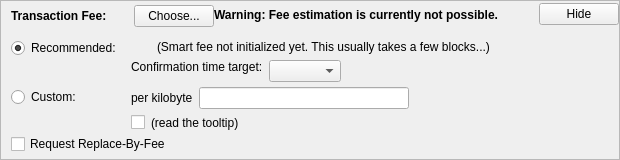
      <widget class="QFrame" name="frameFee">
       <property name="sizePolicy">
        <sizepolicy hsizetype="Expanding" vsizetype="Fixed">
         <horstretch>0</horstretch>
         <verstretch>0</verstretch>
        </sizepolicy>
       </property>
       <property name="maximumSize">
        <size>
         <width>16777215</width>
         <height>16777215</height>
        </size>
       </property>
       <property name="frameShape">
        <enum>QFrame::StyledPanel</enum>
       </property>
       <property name="frameShadow">
        <enum>QFrame::Sunken</enum>
       </property>
       <layout class="QVBoxLayout" name="verticalLayoutFee1">
        <property name="spacing">
         <number>0</number>
        </property>
        <property name="leftMargin">
         <number>0</number>
        </property>
        <property name="topMargin">
         <number>0</number>
        </property>
        <property name="rightMargin">
         <number>0</number>
        </property>
        <property name="bottomMargin">
         <number>0</number>
        </property>
        <item>
         <layout class="QVBoxLayout" name="verticalLayoutFee2" stretch="0,0,0">
          <property name="spacing">
           <number>0</number>
          </property>
          <property name="leftMargin">
           <number>10</number>
          </property>
          <property name="topMargin">
           <number>0</number>
          </property>
          <item>
           <layout class="QHBoxLayout" name="horizontalLayoutFee1">
            <property name="bottomMargin">
             <number>0</number>
            </property>
            <item>
             <layout class="QVBoxLayout" name="verticalLayoutFee7">
              <property name="spacing">
               <number>0</number>
              </property>
              <item>
               <spacer name="verticalSpacerSmartFee">
                <property name="orientation">
                 <enum>Qt::Vertical</enum>
                </property>
                <property name="sizeType">
                 <enum>QSizePolicy::Fixed</enum>
                </property>
                <property name="sizeHint" stdset="0">
                 <size>
                  <width>1</width>
                  <height>4</height>
                 </size>
                </property>
               </spacer>
              </item>
              <item>
               <layout class="QHBoxLayout" name="horizontalLayoutSmartFee">
                <property name="spacing">
                 <number>10</number>
                </property>
                <item>
                 <widget class="QLabel" name="labelFeeHeadline">
                  <property name="sizePolicy">
                   <sizepolicy hsizetype="Preferred" vsizetype="Maximum">
                    <horstretch>0</horstretch>
                    <verstretch>0</verstretch>
                   </sizepolicy>
                  </property>
                  <property name="font">
                   <font>
                    <weight>75</weight>
                    <bold>true</bold>
                   </font>
                  </property>
                  <property name="styleSheet">
                   <string notr="true">font-weight:bold;</string>
                  </property>
                  <property name="text">
                   <string>Transaction Fee:</string>
                  </property>
                 </widget>
                </item>
                <item>
                 <widget class="QLabel" name="labelFeeMinimized">
                  <property name="text">
                   <string/>
                  </property>
                 </widget>
                </item>
                <item>
                 <widget class="QPushButton" name="buttonChooseFee">
                  <property name="text">
                   <string>Choose...</string>
                  </property>
                 </widget>
                </item>
               </layout>
              </item>
              <item>
               <spacer name="verticalSpacer_5">
                <property name="orientation">
                 <enum>Qt::Vertical</enum>
                </property>
                <property name="sizeHint" stdset="0">
                 <size>
                  <width>1</width>
                  <height>1</height>
                 </size>
                </property>
               </spacer>
              </item>
             </layout>
            </item>
            <item>
             <widget class="QLabel" name="fallbackFeeWarningLabel">
              <property name="font">
               <font>
                <weight>75</weight>
                <bold>true</bold>
               </font>
              </property>
              <property name="toolTip">
               <string>Using the fallbackfee can result in sending a transaction that will take several hours or days (or never) to confirm. Consider choosing your fee manually or wait until you have validated the complete chain.</string>
              </property>
              <property name="text">
               <string>Warning: Fee estimation is currently not possible.</string>
              </property>
              <property name="wordWrap">
               <bool>false</bool>
              </property>
             </widget>
            </item>
            <item>
             <spacer name="horizontalSpacer_4">
              <property name="orientation">
               <enum>Qt::Horizontal</enum>
              </property>
              <property name="sizeType">
               <enum>QSizePolicy::MinimumExpanding</enum>
              </property>
              <property name="sizeHint" stdset="0">
               <size>
                <width>40</width>
                <height>20</height>
               </size>
              </property>
             </spacer>
            </item>
            <item>
             <widget class="QPushButton" name="buttonMinimizeFee">
              <property name="toolTip">
               <string>collapse fee-settings</string>
              </property>
              <property name="text">
               <string>Hide</string>
              </property>
             </widget>
            </item>
           </layout>
          </item>
          <item>
           <widget class="QFrame" name="frameFeeSelection">
            <layout class="QVBoxLayout" name="verticalLayoutFee12">
             <property name="spacing">
              <number>0</number>
             </property>
             <property name="leftMargin">
              <number>0</number>
             </property>
             <property name="topMargin">
              <number>0</number>
             </property>
             <property name="rightMargin">
              <number>0</number>
             </property>
             <property name="bottomMargin">
              <number>0</number>
             </property>
             <item>
              <layout class="QGridLayout" name="gridLayoutFee">
               <property name="topMargin">
                <number>10</number>
               </property>
               <property name="bottomMargin">
                <number>4</number>
               </property>
               <property name="horizontalSpacing">
                <number>10</number>
               </property>
               <property name="verticalSpacing">
                <number>4</number>
               </property>
               <item row="1" column="1">
                <layout class="QVBoxLayout" name="verticalLayoutFee8">
                 <property name="spacing">
                  <number>6</number>
                 </property>
                 <item>
                  <layout class="QHBoxLayout" name="horizontalLayoutFee13">
                   <item>
                    <widget class="QLabel" name="labelCustomPerKilobyte">
                     <property name="toolTip">
                      <string>If the custom fee is set to 1000 satoshis and the transaction is only 250 bytes, then &quot;per kilobyte&quot; only pays 250 satoshis in fee, while &quot;total at least&quot; pays 1000 satoshis. For transactions bigger than a kilobyte both pay by kilobyte.</string>
                     </property>
                     <property name="text">
                      <string>per kilobyte</string>
                     </property>
                    </widget>
                   </item>
                   <item>
                    <widget class="MulecoinAmountField" name="customFee"/>
                   </item>
                   <item>
                    <spacer name="horizontalSpacer_6">
                     <property name="orientation">
                      <enum>Qt::Horizontal</enum>
                     </property>
                     <property name="sizeHint" stdset="0">
                      <size>
                       <width>1</width>
                       <height>1</height>
                      </size>
                     </property>
                    </spacer>
                   </item>
                  </layout>
                 </item>
                 <item>
                  <layout class="QHBoxLayout" name="horizontalLayoutFee8">
                   <item>
                    <widget class="QCheckBox" name="checkBoxMinimumFee">
                     <property name="toolTip">
                      <string>Paying only the minimum fee is just fine as long as there is less transaction volume than space in the blocks. But be aware that this can end up in a never confirming transaction once there is more demand for mulecoin transactions than the network can process.</string>
                     </property>
                     <property name="text">
                      <string/>
                     </property>
                    </widget>
                   </item>
                   <item>
                    <widget class="QLabel" name="labelMinFeeWarning">
                     <property name="enabled">
                      <bool>true</bool>
                     </property>
                     <property name="toolTip">
                      <string>Paying only the minimum fee is just fine as long as there is less transaction volume than space in the blocks. But be aware that this can end up in a never confirming transaction once there is more demand for mulecoin transactions than the network can process.</string>
                     </property>
                     <property name="text">
                      <string>(read the tooltip)</string>
                     </property>
                     <property name="margin">
                      <number>5</number>
                     </property>
                    </widget>
                   </item>
                   <item>
                    <spacer name="horizontalSpacer_2">
                     <property name="orientation">
                      <enum>Qt::Horizontal</enum>
                     </property>
                     <property name="sizeHint" stdset="0">
                      <size>
                       <width>1</width>
                       <height>1</height>
                      </size>
                     </property>
                    </spacer>
                   </item>
                  </layout>
                 </item>
                </layout>
               </item>
               <item row="0" column="0">
                <layout class="QVBoxLayout" name="verticalLayoutFee4" stretch="0,1">
                 <item>
                  <widget class="QRadioButton" name="radioSmartFee">
                   <property name="text">
                    <string>Recommended:</string>
                   </property>
                   <property name="checked">
                    <bool>true</bool>
                   </property>
                   <attribute name="buttonGroup">
                    <string notr="true">groupFee</string>
                   </attribute>
                  </widget>
                 </item>
                 <item>
                  <spacer name="verticalSpacer_2">
                   <property name="orientation">
                    <enum>Qt::Vertical</enum>
                   </property>
                   <property name="sizeHint" stdset="0">
                    <size>
                     <width>1</width>
                     <height>1</height>
                    </size>
                   </property>
                  </spacer>
                 </item>
                </layout>
               </item>
               <item row="1" column="0">
                <layout class="QVBoxLayout" name="verticalLayoutFee9" stretch="0,1">
                 <item>
                  <widget class="QRadioButton" name="radioCustomFee">
                   <property name="text">
                    <string>Custom:</string>
                   </property>
                   <attribute name="buttonGroup">
                    <string notr="true">groupFee</string>
                   </attribute>
                  </widget>
                 </item>
                 <item>
                  <spacer name="verticalSpacer_6">
                   <property name="orientation">
                    <enum>Qt::Vertical</enum>
                   </property>
                   <property name="sizeHint" stdset="0">
                    <size>
                     <width>1</width>
                     <height>1</height>
                    </size>
                   </property>
                  </spacer>
                 </item>
                </layout>
               </item>
               <item row="0" column="1">
                <layout class="QVBoxLayout" name="verticalLayoutFee3" stretch="0,0,1">
                 <property name="spacing">
                  <number>6</number>
                 </property>
                 <property name="topMargin">
                  <number>2</number>
                 </property>
                 <item>
                  <layout class="QHBoxLayout" name="horizontalLayoutFee12">
                   <item>
                    <widget class="QLabel" name="labelSmartFee">
                     <property name="text">
                      <string/>
                     </property>
                     <property name="margin">
                      <number>2</number>
                     </property>
                    </widget>
                   </item>
                   <item>
                    <widget class="QLabel" name="labelFeeEstimation">
                     <property name="text">
                      <string/>
                     </property>
                    </widget>
                   </item>
                   <item>
                    <widget class="QLabel" name="labelSmartFee2">
                     <property name="text">
                      <string>(Smart fee not initialized yet. This usually takes a few blocks...)</string>
                     </property>
                     <property name="margin">
                      <number>2</number>
                     </property>
                    </widget>
                   </item>
                   <item>
                    <spacer name="horizontalSpacer_5">
                     <property name="orientation">
                      <enum>Qt::Horizontal</enum>
                     </property>
                     <property name="sizeHint" stdset="0">
                      <size>
                       <width>1</width>
                       <height>1</height>
                      </size>
                     </property>
                    </spacer>
                   </item>
                  </layout>
                 </item>
                 <item>
                  <layout class="QHBoxLayout" name="horizontalLayoutFee9">
                   <item>
                    <layout class="QVBoxLayout" name="verticalLayoutFee6">
                     <item>
                      <widget class="QLabel" name="labelSmartFee3">
                       <property name="text">
                        <string>Confirmation time target:</string>
                       </property>
                       <property name="margin">
                        <number>2</number>
                       </property>
                      </widget>
                     </item>
                     <item>
                      <spacer name="verticalSpacer_3">
                       <property name="orientation">
                        <enum>Qt::Vertical</enum>
                       </property>
                       <property name="sizeHint" stdset="0">
                        <size>
                         <width>1</width>
                         <height>1</height>
                        </size>
                       </property>
                      </spacer>
                     </item>
                    </layout>
                   </item>
                   <item>
                    <layout class="QVBoxLayout" name="verticalLayoutFee5">
                     <property name="rightMargin">
                      <number>30</number>
                     </property>
                     <item>
                      <layout class="QHBoxLayout" name="horizontalLayoutConfTarget">
                       <property name="bottomMargin">
                        <number>0</number>
                       </property>
                       <item>
                        <widget class="QComboBox" name="confTargetSelector"/>
                       </item>
                       <item>
                        <spacer name="horizontalSpacerConfTarget">
                         <property name="orientation">
                          <enum>Qt::Horizontal</enum>
                         </property>
                         <property name="sizeHint" stdset="0">
                          <size>
                           <width>40</width>
                           <height>20</height>
                          </size>
                         </property>
                        </spacer>
                       </item>
                      </layout>
                     </item>
                    </layout>
                   </item>
                  </layout>
                 </item>
                 <item>
                  <spacer name="verticalSpacer_4">
                   <property name="orientation">
                    <enum>Qt::Vertical</enum>
                   </property>
                   <property name="sizeHint" stdset="0">
                    <size>
                     <width>1</width>
                     <height>1</height>
                    </size>
                   </property>
                  </spacer>
                 </item>
                </layout>
               </item>
              </layout>
             </item>
             <item>
              <widget class="QCheckBox" name="optInRBF">
               <property name="toolTip">
                <string>Indicates that the sender may wish to replace this transaction with a new one paying higher fees (prior to being confirmed).</string>
               </property>
               <property name="text">
                <string>Request Replace-By-Fee</string>
               </property>
              </widget>
             </item>
            </layout>
           </widget>
          </item>
          <item>
           <spacer name="verticalSpacerFee">
            <property name="orientation">
             <enum>Qt::Vertical</enum>
            </property>
            <property name="sizeHint" stdset="0">
             <size>
              <width>40</width>
              <height>5</height>
             </size>
            </property>
           </spacer>
          </item>
         </layout>
        </item>
       </layout>
      </widget>
